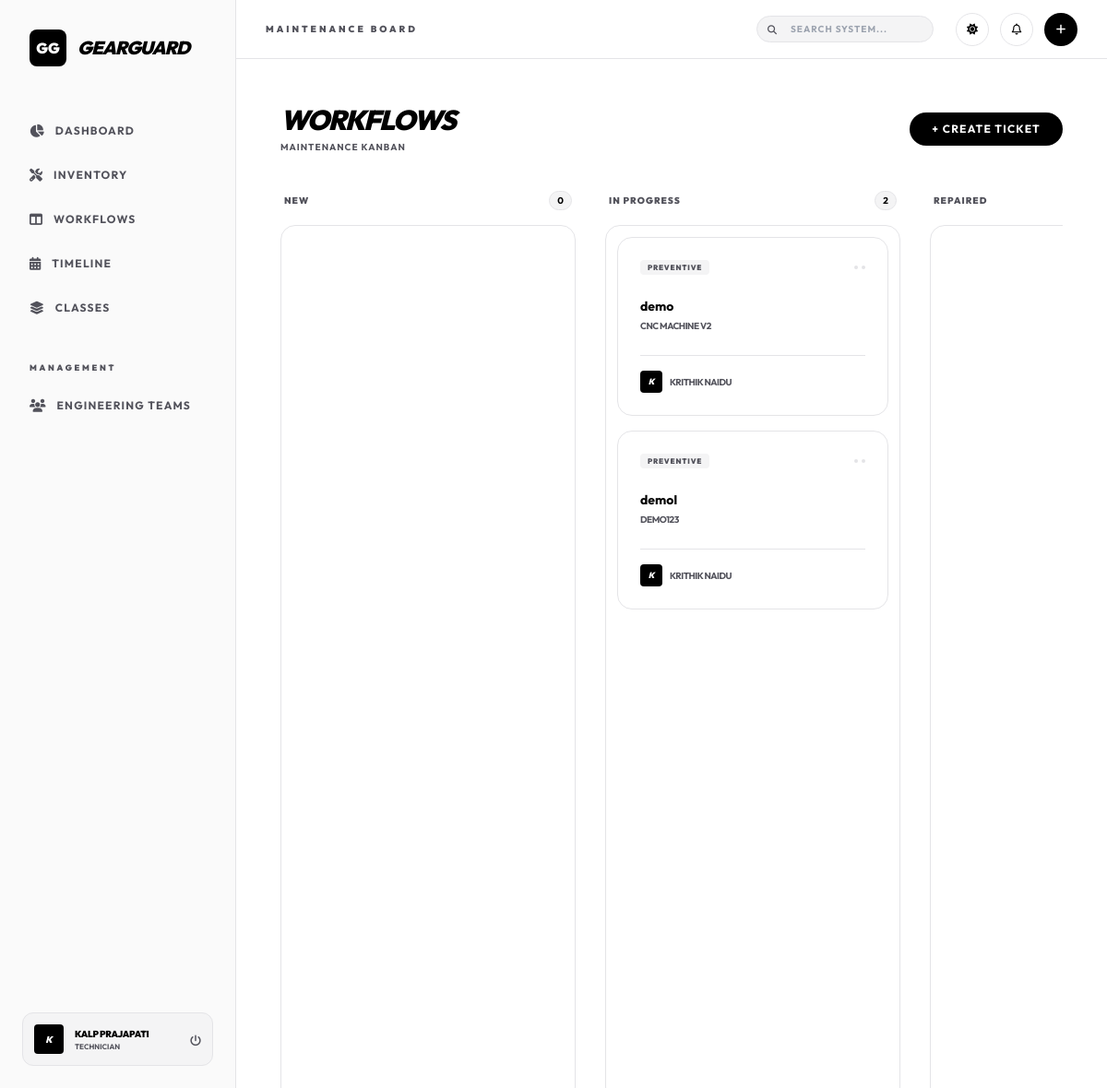
Screenshot of /kanban (signed in) with the database file from the repository.
### app.py (models this page shows)
class User(UserMixin, db.Model):
    id = db.Column(db.Integer, primary_key=True)
    username = db.Column(db.String(100), unique=True, nullable=False)
    password = db.Column(db.String(200), nullable=False)
    name = db.Column(db.String(100), nullable=False)
    role = db.Column(db.String(50), default='Technician') # Manager, Technician, User
    avatar_url = db.Column(db.String(255))
    team_id = db.Column(db.Integer, db.ForeignKey('team.id'))

class MaintenanceRequest(db.Model):
    id = db.Column(db.Integer, primary_key=True)
    subject = db.Column(db.String(200), nullable=False)
    description = db.Column(db.Text)
    type = db.Column(db.String(50), nullable=False) # Corrective, Preventive
    status = db.Column(db.String(50), default='New') # New, In Progress, Repaired, Scrap
    priority = db.Column(db.String(20), default='Medium') # Low, Medium, High
    scheduled_date = db.Column(db.DateTime)
    duration = db.Column(db.Float) # Hours spent
    created_at = db.Column(db.DateTime, default=datetime.utcnow)
    equipment_id = db.Column(db.Integer, db.ForeignKey('equipment.id'))
    assigned_to_id = db.Column(db.Integer, db.ForeignKey('user.id'))
    assigned_to = db.relationship('User', foreign_keys=[assigned_to_id])

class Equipment(db.Model):
    id = db.Column(db.Integer, primary_key=True)
    name = db.Column(db.String(100), nullable=False)
    serial_number = db.Column(db.String(100), unique=True, nullable=False)
    department = db.Column(db.String(100))
    owner_name = db.Column(db.String(100)) # e.g., "Person name"
    location = db.Column(db.String(100))
    purchase_date = db.Column(db.DateTime, default=datetime.utcnow)
    warranty_info = db.Column(db.String(255))
    is_scrapped = db.Column(db.Boolean, default=False)
    team_id = db.Column(db.Integer, db.ForeignKey('team.id'))
    category_id = db.Column(db.Integer, db.ForeignKey('category.id'))
    default_technician_id = db.Column(db.Integer, db.ForeignKey('user.id'))
    requests = db.relationship('MaintenanceRequest', backref='equipment', lazy=True)

### app.py (the view)
@app.route('/kanban')
@login_required
def kanban_board():
    requests = MaintenanceRequest.query.all()
    stages = {
        'New': [r for r in requests if r.status == 'New'],
        'In Progress': [r for r in requests if r.status == 'In Progress'],
        'Repaired': [r for r in requests if r.status == 'Repaired'],
        'Scrap': [r for r in requests if r.status == 'Scrap']
    }
    return render_template('kanban.html', stages=stages)

### app.py (called while the page is built)
@login_manager.user_loader
def load_user(user_id):
    return User.query.get(int(user_id))

### templates/kanban.html (shortened to what this page needs)
{% extends 'base.html' %}
{% block title %}Maintenance Board{% endblock %}
{% block content %}
<div class="flex justify-between items-center mb-10">
    <div>
        <h3 class="text-3xl font-black uppercase tracking-tighter italic text-[var(--text-primary)]">Workflows</h3>
        <p class="text-[10px] font-bold text-[var(--text-secondary)] uppercase tracking-widest mt-1">Maintenance Kanban
        </p>
    </div>
    <a href="/request/new"
        class="bg-[var(--text-primary)] text-[var(--bg-pure)] px-6 py-2.5 rounded-full font-bold text-xs uppercase tracking-widest transition-all hover:opacity-90">
        + Create Ticket
    </a>
</div>
<div class="flex gap-8 h-full overflow-x-auto pb-8 scrollbar-hide">
    {% for stage, items in stages.items() %}
    <div class="flex-shrink-0 w-80 flex flex-col">
        <div class="flex items-center justify-between mb-4 px-1">
            <h4 class="font-black text-[var(--text-secondary)] uppercase text-[10px] tracking-widest">{{ stage }}</h4>
            <span
                class="text-[var(--text-primary)] text-[10px] font-bold border border-[var(--border-main)] px-2 py-0.5 rounded-full bg-[var(--bg-alt)]">{{
                items|length }}</span>
        </div>
        <div id="{{ stage | replace(' ', '-') }}"
            class="kanban-column flex-1 min-h-[600px] space-y-4 p-3 bg-[var(--bg-alt)]/30 rounded-2xl border border-[var(--border-main)]"
            data-stage="{{ stage }}">
            {% for req in items %}
            <div class="bg-[var(--bg-card)] p-6 rounded-2xl cursor-grab active:cursor-grabbing hover:bg-[var(--bg-alt)] border border-[var(--border-main)] hover:border-[var(--text-primary)] transition-all group relative z-10"
                data-id="{{ req.id }}">
                <div class="flex justify-between items-center mb-6">
                    <span
                        class="text-[8px] font-black tracking-widest uppercase px-2 py-0.5 rounded {{ 'bg-red-500 text-white' if req.type == 'Corrective' else 'bg-[var(--bg-alt)] text-[var(--text-secondary)]' }}">
                        {{ req.type }}
                    </span>
                    <div class="flex gap-1">
                        <span class="w-1 h-1 bg-[var(--border-main)] rounded-full"></span>
                        <span class="w-1 h-1 bg-[var(--border-main)] rounded-full"></span>
                    </div>
                </div>
                <h5 class="text-sm font-bold text-[var(--text-primary)] mb-1 group-hover:tracking-tight transition-all">
                    {{ req.subject
                    }}</h5>
                <p class="text-[10px] font-bold text-[var(--text-secondary)] mb-6 uppercase tracking-tighter">{{
                    req.equipment.name }}
                </p>
                <div class="flex items-center justify-between pt-4 border-t border-[var(--border-main)]">
                    <div class="flex items-center gap-2">
                        <div
                            class="w-6 h-6 rounded bg-[var(--text-primary)] text-[var(--bg-pure)] flex items-center justify-center text-[9px] font-black italic">
                            {{ req.assigned_to.name[:1]|upper if req.assigned_to else '?' }}
                        </div>
                        <span class="text-[10px] font-bold text-[var(--text-secondary)] uppercase tracking-tighter">{{
                            req.assigned_to.name if req.assigned_to else 'Unassigned' }}</span>
                    </div>
                </div>
            </div>
            {% endfor %}
        </div>
    </div>
    {% endfor %}
</div>
{% endblock %}

### templates/base.html (shortened to what this page needs)
<!DOCTYPE html>
<html lang="en" class="h-full">
<head>
    <script src="https://cdn.tailwindcss.com"></script>
    <link rel="stylesheet" href="https://cdnjs.cloudflare.com/ajax/libs/font-awesome/6.4.0/css/all.min.css">
</head>
<body class="h-full">
    <div class="flex h-screen overflow-hidden">
        <aside class="w-64 flex flex-col">
            <div class="p-8">
                <div class="flex items-center gap-3">
                    <div
                        class="w-10 h-10 bg-[var(--logo-bg)] text-[var(--logo-text)] rounded-lg flex items-center justify-center font-black">
                        GG
                    </div>
                    <h1 class="text-xl font-black tracking-tighter uppercase italic">GearGuard</h1>
                </div>
            </div>
            <nav class="flex-1 px-4 space-y-1 mt-4">
                <a href="/"
                    class="sidebar-link {{ 'active' if request.endpoint == 'dashboard' }} flex items-center gap-3 px-4 py-3 rounded-lg">
                    <i class="fas fa-chart-pie text-sm"></i>
                    <span class="text-xs font-bold uppercase tracking-widest">Dashboard</span>
                </a>
                <a href="/equipment"
                    class="sidebar-link {{ 'active' if request.endpoint in ['equipment_list', 'equipment_detail', 'new_equipment'] }} flex items-center gap-3 px-4 py-3 rounded-lg">
                    <i class="fas fa-tools text-sm"></i>
                    <span class="text-xs font-bold uppercase tracking-widest">Inventory</span>
                </a>
                <a href="/kanban"
                    class="sidebar-link {{ 'active' if request.endpoint == 'kanban' }} flex items-center gap-3 px-4 py-3 rounded-lg">
                    <i class="fas fa-columns text-sm"></i>
                    <span class="text-xs font-bold uppercase tracking-widest">Workflows</span>
                </a>
                <a href="/calendar"
                    class="sidebar-link {{ 'active' if request.endpoint == 'calendar' }} flex items-center gap-3 px-4 py-3 rounded-lg">
                    <i class="fas fa-calendar-alt text-sm"></i>
                    <span class="text-xs font-bold uppercase tracking-widest">Timeline</span>
                </a>
                <a href="/categories"
                    class="sidebar-link {{ 'active' if request.endpoint == 'categories' }} flex items-center gap-3 px-4 py-3 rounded-lg">
                    <i class="fas fa-layer-group text-sm"></i>
                    <span class="text-xs font-bold uppercase tracking-widest">Classes</span>
                </a>
                <div class="pt-8 pb-2 px-4 uppercase text-[9px] font-black text-zinc-600 tracking-[0.3em]">Management
                </div>
                <a href="/teams"
                    class="sidebar-link {{ 'active' if request.endpoint in ['teams', 'manage_team'] }} flex items-center gap-3 px-4 py-3 rounded-lg">
                    <i class="fas fa-users text-sm"></i>
                    <span class="text-xs font-bold uppercase tracking-widest">Engineering Teams</span>
                </a>
            </nav>
            <div class="p-6">
                <div
                    class="flex items-center justify-between gap-3 p-3 bg-[var(--bg-alt)] rounded-xl border border-[var(--border-main)]">
                    <div class="flex items-center gap-3 overflow-hidden">
                        <div
                            class="w-8 h-8 rounded bg-[var(--logo-bg)] text-[var(--logo-text)] flex items-center justify-center text-[10px] font-black italic">
                            {{ current_user.name[:1] }}
                        </div>
                        <div class="overflow-hidden">
                            <p
                                class="text-[10px] font-black text-[var(--text-primary)] uppercase tracking-tight truncate">
                                {{ current_user.name }}</p>
                            <p class="text-[8px] font-bold text-[var(--text-secondary)] uppercase truncate">{{
                                current_user.role }}</p>
                        </div>
                    </div>
                    <a href="/logout"
                        class="text-[var(--text-secondary)] hover:text-[var(--text-primary)] transition-colors">
                        <i class="fas fa-power-off text-xs"></i>
                    </a>
                </div>
            </div>
        </aside>
        <main class="flex-1 flex flex-col overflow-hidden">
            <header class="h-16 flex items-center justify-between px-8 sticky top-0 z-10">
                <h2 class="text-[10px] font-black uppercase tracking-[0.3em] text-[var(--text-secondary)]">{% block
                    title %}{% endblock %}</h2>
                <div class="flex items-center gap-6">
                    <form action="/equipment" method="GET" class="relative">
                        <i
                            class="fas fa-search absolute left-3 top-1/2 -translate-y-1/2 text-[var(--text-secondary)] text-[10px]"></i>
                        <input type="text" name="q" placeholder="SEARCH SYSTEM..."
                            value="{{ search_query if search_query else '' }}"
                            class="rounded-full pl-9 pr-4 py-1.5 text-[10px] font-bold uppercase tracking-widest transition-all w-48 focus:w-64">
                    </form>
                    <div class="flex items-center gap-3">
                        <button id="theme-toggle"
                            class="w-9 h-9 rounded-full flex items-center justify-center border border-[var(--border-main)] hover:bg-[var(--bg-alt)] transition-all">
                            <i class="fas fa-sun text-xs light-icon hidden"></i>
                        </button>
                        <div class="relative">
                            <button id="notif-btn"
                                class="w-9 h-9 rounded-full flex items-center justify-center border border-[var(--border-main)] hover:bg-[var(--bg-alt)] transition-all relative">
                                <i class="far fa-bell text-xs"></i>
                            </button>
                        </div>
                        <a href="/equipment/new"
                            class="w-9 h-9 rounded-full flex items-center justify-center bg-[var(--logo-bg)] text-[var(--logo-text)] hover:opacity-80 transition-all">
                            <i class="fas fa-plus text-xs"></i>
                        </a>
                    </div>
                </div>
            </header>
            <div class="flex-1 overflow-y-auto p-12">
                {% block content %}{% endblock %}
            </div>
        </main>
    </div>
</body>
</html>

### templates/base.html (style rules this page uses)
:root { --bg-pure: #000000; --bg-sidebar: #050505; --bg-card: #0a0a0a; --bg-header: rgba(0, 0, 0, 0.8); --border-main: #333333; --text-primary: #ffffff; --text-secondary: #a1a1aa; --bg-alt: #171717; --logo-bg: #ffffff; --logo-text: #000000; }
:root.light-mode { --bg-pure: #ffffff; --bg-sidebar: #fafafa; --bg-card: #ffffff; --bg-header: rgba(255, 255, 255, 0.9); --border-main: #e4e4e7; --text-primary: #000000; --text-secondary: #52525b; --bg-alt: #f4f4f5; --logo-bg: #000000; --logo-text: #ffffff; }
body { font-family: 'Outfit', sans-serif; background-color: var(--bg-pure); color: var(--text-primary); transition: background-color 0.3s cubic-bezier(0.4, 0, 0.2, 1), color 0.3s ease; }
.sidebar-link { transition: all 0.2s ease; color: var(--text-secondary); }
header { background-color: var(--bg-header); border-bottom: 1px solid var(--border-main); backdrop-filter: blur(20px); }
aside { background-color: var(--bg-sidebar); border-right: 1px solid var(--border-main); }
input, select, textarea { background-color: var(--bg-alt) !important; border: 1px solid var(--border-main) !important; color: var(--text-primary) !important; }

### rows the page displays
User: name "K", name "KALP PRAJAPATI", role "TECHNICIAN"
MaintenanceRequest: type "PREVENTIVE", subject "demo", equipment.name "CNC MACHINE V2", assigned_to "K", assigned_to "KRITHIK NAIDU"
MaintenanceRequest: type "PREVENTIVE", subject "demoI", equipment.name "DEMO123", assigned_to "K", assigned_to "KRITHIK NAIDU"

### other values shown
{{ stage }} "NEW" "IN PROGRESS" "REPAIRED"
{{ items|length }} "0" "2"
